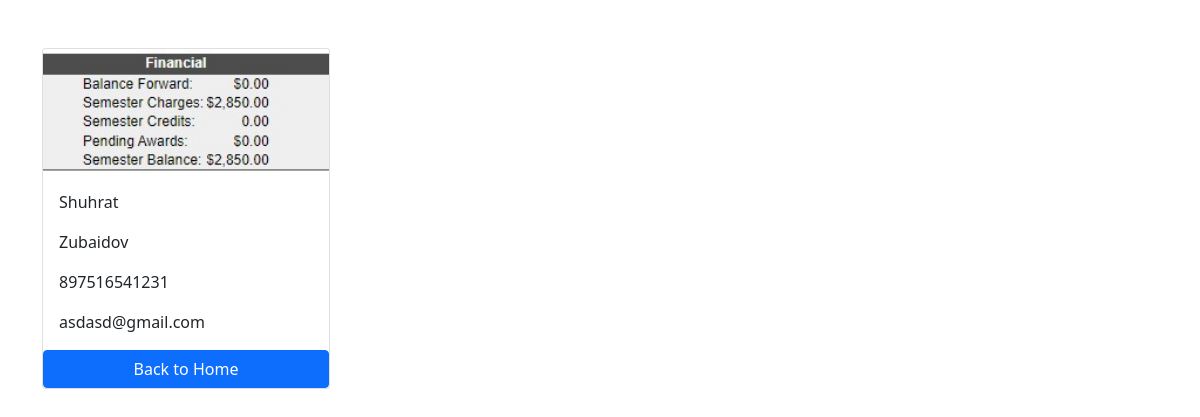
Page /employees/3 on the committed database.
### employees/models.py (models this page shows, shortened)
class Employee(models.Model):
    first_name = models.CharField(max_length=100)
    last_name = models.CharField(max_length=100)
    photo = models.ImageField(upload_to='images')
    designation = models.CharField(max_length=100)
    email = models.EmailField(unique=True)
    phone_number = models.CharField(max_length=12, blank=True)
    created_at = models.DateTimeField(auto_now_add=True)
    updated_at = models.DateTimeField(auto_now=True)

### employees/views.py (the view)
# urls.py: path('<int:pk>', views.EmployeeDetail, name='employee_detail'),
def EmployeeDetail(request, pk):
    employee = get_object_or_404(Employee, pk=pk)
    context={
        'employee':employee,
    }
    return render(request, 'EmployeeDetail.html', context)

### templates/EmployeeDetail.html (shortened to what this page needs)
{% load static %}
<!DOCTYPE html>
<html lang="en">
<head>
    <link href="https://cdn.jsdelivr.net/npm/bootstrap@5.0.2/dist/css/bootstrap.min.css" rel="stylesheet">
</head>
<body>
    <div class="container pt-5">
        <div class="card" style="width: 18rem;">
            <img src="{{employee.photo.url}}" class="card-img-top" alt="Employee name">
            <div class="card-body">
            <p class="card-text">{{employee.first_name}}</p>
            <p class="card-text">{{employee.last_name}}</p>
            <p class="card-text">{{employee.phone_number}}</p>
            <p class="card-text">{{employee.email}}</p>
            </div>
            <a href="{% url "home" %}" class="btn btn-primary">Back to Home</a>
        </div>
    </div>
</body>
</html>

### rows in the picture
Employee: photo (picture), first_name "Shuhrat", last_name "Zubaidov", phone_number "897516541231", email "asdasd@gmail.com"
